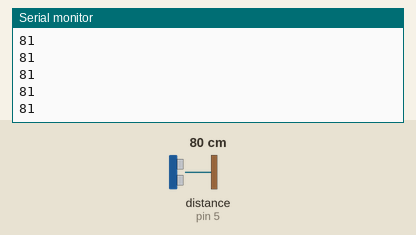
Simulated run of this sketch. Board: Arduino Uno, built with avr-gcc and run on an emulated ATmega328P. Parts: the last lines printed to the serial monitor. The inputs (shaded band) are chosen by the test bench; at power-on: distance to the obstacle (sensor on pin 5) 80 cm. The echo pulse lasts 58.3 µs per cm.

Above: at 1.2 s.
1.3 s: distance to the obstacle (sensor on pin 5) set to 2 cm
At 1.34 s:
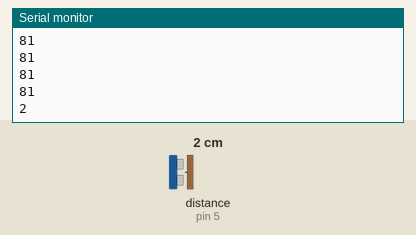
2.8 s: distance to the obstacle (sensor on pin 5) set to 4 cm
At 2.82 s:
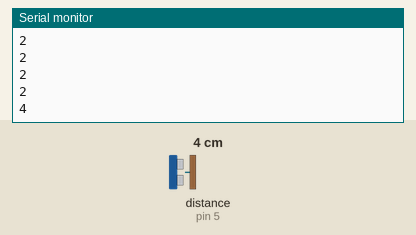
Timing chart, 0 to 5.8 s (numbered marks = the images above; inputs shaded):
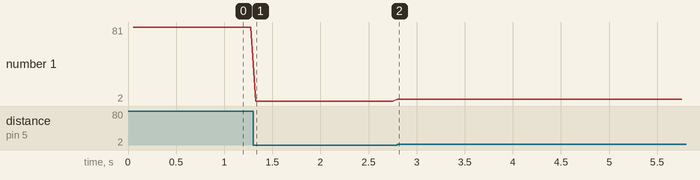

Measured:
- after the input at 1.3 s, the serial monitor: prints a new line at once (image 1)
- after the input at 2.8 s, the serial monitor: prints a new line at once (image 2)
- plotted number 1: 81 → 2 after the input at 1.3 s, 2 → 4 after the input at 2.8 s

The sketch:

echo.ino
```cpp
#include <NewPing.h>

int trig_pin = 4;
int echo_pin = 5;
int max_distance = 200;

NewPing sonar(trig_pin, echo_pin, max_distance);

void setup() {
  // put your setup code here, to run once:
  Serial.begin(9600);
//  pinMode(trig_pin, OUTPUT);
//  pinMode(echo_pin, INPUT);
}

void loop() {
  // put your main code here, to run repeatedly:
//  digitalWrite(trig_pin, LOW);
//  delayMicroseconds(5);
//  digitalWrite(trig_pin, HIGH);
//  delayMicroseconds(10);
//  digitalWrite(trig_pin, LOW);
//
//  pinMode(echo_pin, INPUT);
//  duration = pulseIn(echo_pin, HIGH);
//
//  cm = (duration / 2) / 29.1;
//  inches = (duration / 2) / 74;
//
//  Serial.print(inches);
//  Serial.print("in, ");
//  Serial.print(cm);
//  Serial.print("cm");
//  Serial.println();
//
//  delay(250);

  delay(50);
  unsigned int uS = sonar.ping_cm();
  Serial.println(uS);
}
```
